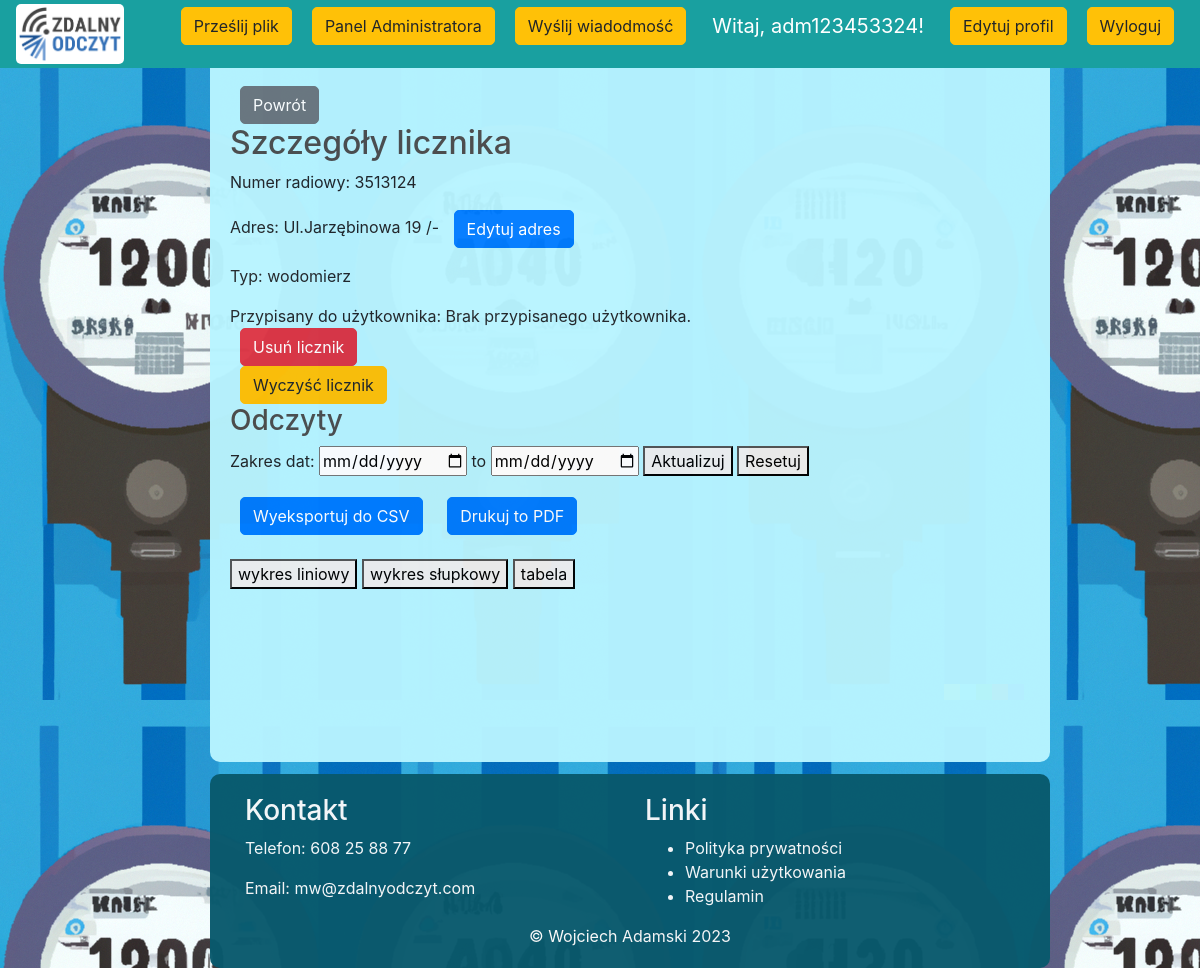
The page /meter_details/4 (signed in) on the database its author committed.
### src/models.py (models this page shows, shortened)
class User(UserMixin, db.Model):
    id = db.Column(db.Integer, primary_key=True)
    email = db.Column(db.String(120), unique=True, index=True)
    password_hash = db.Column(db.String(128))
    is_admin = db.Column(db.Boolean, default=False)
    meters = db.relationship('Meter', backref='user', lazy='dynamic')
    is_active = db.Column(db.Boolean, default=True)
    notes = db.Column(db.Text)
    unread_messages = db.Column(db.Integer, default=0)

class Meter(db.Model):
    id = db.Column(db.Integer, primary_key=True)
    radio_number = db.Column(db.String(64), unique=True, index=True)
    type = db.Column(db.String(64))
    user_id = db.Column(db.Integer, db.ForeignKey('user.id'))
    readings = db.relationship('MeterReading', backref='meter', lazy='dynamic')
    name = db.Column(db.String(100), nullable=True)
    events = db.relationship('Event', backref='meter', lazy=True)
    address_id = db.Column(db.Integer, db.ForeignKey('address.id'))
    address = db.relationship('Address', backref='meter', lazy=True)

class Address(db.Model):
    id = db.Column(db.Integer, primary_key=True)
    city = db.Column(db.String(100), nullable=True)
    street = db.Column(db.String(100), nullable=True)
    building_number = db.Column(db.String(10), nullable=True)
    apartment_number = db.Column(db.String(10), nullable=True)
    postal_code = db.Column(db.String(20), nullable=True)

### src/routes.py (the view)
@main_routes.route('/meter_details/<int:meter_id>', methods=['GET', 'POST'])
@login_required
def meter_details(meter_id):
    meter = Meter.query.get_or_404(meter_id)
    user = meter.user
    events=meter.events
    if current_user != meter.user and not current_user.is_admin:
        flash('Brak uprawnień do wyświetlenia tych szczegółów.', 'danger')
        return redirect(url_for('main_routes.home'))
    readings = MeterReading.query.filter_by(meter_id=meter.id).all()
    readings_list = [{"date": reading.date, "reading": reading.reading} for reading in readings]
    return render_template('meter_details.html', meter=meter, readings=readings_list, user=user,events=events)

### src/models.py (called while the page is built)
@login_manager.user_loader
def load_user(user_id):
    return User.query.get(int(user_id))

### templates/meter_details.html (shortened to what this page needs)
{% extends "base.html" %}
{% block content %}
<button class="btn btn-secondary no-print" onclick="goBack()">Powrót</button>
<h2>Szczegóły licznika</h2>
<p>Numer radiowy: {{ meter.radio_number }}</p>
{% if meter.address %}
    <p>Adres: {% if meter.address.city != None %} {{ meter.address.city }},{% endif %} {% if meter.address.street != None %} Ul.{{ meter.address.street }} {{ meter.address.building_number }} {% if meter.address.apartment_number %} {% if meter.address.apartment_number != None %}/{{ meter.address.apartment_number }}
    {% endif %} {% endif %} {% endif %}
    <button id="add-address-button" class="btn btn-primary no-print">Edytuj adres</button>
    </p>
{% else %}
    <p>Brak przypisanego adresu.
    <button id="add-address-button" class="btn btn-primary no-print">Dodaj adres</button>
    </p>
{% endif %}
<p>Typ: {% if meter.type == "water" %}wodomierz{% elif meter.type == "heat" %}ciepłomierz{% endif %}</p>
    {% if current_user.is_admin %}
<th>Przypisany do użytkownika:</th>
<td>
    {% if meter.user %}
    <a href="{{ url_for('main_routes.user_overview', user_id=user.id) }}">{{ user.email }}</a>
    {% else %}
    Brak przypisanego użytkownika.
    {% endif %}
</td>
       <form method="post" action="{{ url_for('main_routes.delete_meter', meter_id=meter.id) }}">
    <button type="submit" class="btn btn-danger no-print" onclick="return confirm('Czy na pewno chcesz usunąć ten licznik?')">Usuń licznik</button>
</form>
<form method="post" action="{{ url_for('main_routes.clear_readings', meter_id=meter.id) }}">
    <button type="submit" class="btn btn-warning no-print" onclick="return confirm('Czy na pewno chcesz wyczyścić odczyty tego licznika?')">Wyczyść licznik</button>
</form>
{% endif %}
<h3 class="no-print">Odczyty</h3>
<form class="no-print">
    <div class="form-group">
        <label for="start-date">Zakres dat:</label>
        <input type="date" id="start-date"> to <input type="date" id="end-date">
        <button type="button" id="update-chart">Aktualizuj</button>
        <button onClick="window.location.reload();">Resetuj</button>
    </div>
</form>
<button id="export-csv-button" class="btn btn-primary no-print">Wyeksportuj do CSV</button>
<button id="print-pdf-button" class="btn btn-primary no-print" onclick="window.print()">Drukuj to PDF</button>
<br />
<br />
<button id="line-chart-button" onclick="showChart('line')">wykres liniowy</button>
<button id="bar-chart-button" onclick="showChart('bar')">wykres słupkowy</button>
<button id="table-button" onclick="showTable()">tabela</button>
{% endblock %}

### templates/base.html (shortened to what this page needs)
<!DOCTYPE html>
<html>
<head>
    <link rel="stylesheet" href="https://stackpath.bootstrapcdn.com/bootstrap/4.4.1/css/bootstrap.min.css"
>
    <link rel="stylesheet" type="text/css" href="{{ url_for('static', filename='style.css')}}">
</head>
<body>
    <nav class="navbar navbar-fixed-top navbar-expand-lg navbar-dark bg-dark">
    <a class="navbar-brand" href="{{ url_for('main_routes.home') }}"><img src="{{ url_for('static', filename='img/Zdalny_Odczyt_RGB.png') }}" alt="Logo" class="logo">
        </a>
        <div class="collapse navbar-collapse" id="navbarSupportedContent">
            <ul class="navbar-nav mr-auto">
                <li class="nav-item active">
                    <a class="nav-link" href="{{ url_for('main_routes.home') }}">  <span class="sr-only">(current)</span></a>
                </li>
            </ul>
            <div class="form-inline my-2 my-lg-0">
                {% if current_user.is_authenticated %}
                {% if current_user.is_admin %}
                <p><a href="{{ url_for('main_routes.upload_csv') }} " class="btn btn-warning">Prześlij plik</a></p>
                <p><a href="{{ url_for('main_routes.admin_panel') }} " class="btn btn-warning">Panel Administratora</a></p>
                    <p><a href="{{ url_for('main_routes.messages') }}" class="btn btn-warning">Wyślij wiadodmość</a></p>
                {% endif %}
                    <p class="navbar-brand">Witaj, {{ current_user.email.split('@')[0] }}!</p>
                    <p><a href="{{ url_for('main_routes.edit_account') }}" class="btn btn-warning">Edytuj profil</a></p>
                    <p><a href="{{ url_for('main_routes.logout') }} " class="btn btn-warning">Wyloguj</a></p>
                {% else %}
                    <a href="{{ url_for('main_routes.login') }}" class="btn btn-warning">Login</a>
                {% endif %}
            </div>
        </div>
</nav>
<div class="center-box">
    <br>
    {% block content %}
    {% endblock content %}
</div>
<footer class="footer no-print">
    <div class="container">
        <div class="row">
            <div class="col-md-6">
                <h3 style="color: #f9f9f9">Kontakt</h3>
                <p style="color: #f9f9f9">Telefon: 608 25 88 77</p>
                <p style="color: #f9f9f9">Email: mw@zdalnyodczyt.com</p>
            </div>
            <div class="col-md-6">
                <h3 style="color: #f9f9f9">Linki</h3>
                <ul>
                    <li style="color: #f9f9f9"><a href="#" style="color: #f9f9f9">Polityka prywatności</a></li>
                    <li style="color: #f9f9f9"><a href="#" style="color: #f9f9f9">Warunki użytkowania</a></li>
                    <li style="color: #f9f9f9"><a href="#" style="color: #f9f9f9">Regulamin</a></li>
                </ul>
            </div>
        </div>
    </div>
    <center style="color: #f9f9f9">&#169 Wojciech Adamski   2023</center>
</footer>
</body>
</html>

### static/style.css (style rules this page uses)
body { background-image: url('img/background.png'); background-attachment: fixed; }
h1,h2,h3,h4,h5,h6 { color:hsl(0, 0%, 30%); }
.bg-dark { background-color: #19a0a0 !important; }
.btn { border-radius: 5px; margin-inline: 10px; }
.center-box { margin-left: 17.5%; background-color:hsl(189, 100%, 86%) ; border-radius: 10px; opacity: 0.97; width: 70%; align-items: center; height: 100%; min-height: 720px; padding: 20px; margin-top: 3.5%; }
.footer { margin-left: 17.5%; background-color: hsl(192, 85%, 23%); border-radius: 10px; opacity: 0.97; width: 70%; align-items: center; padding: 20px; margin-top: 1%; }
.navbar { z-index: 10000; position: fixed; top: 0px; width: 100%; height: 7%; }
.logo { max-width: 150px; max-height: 60px; margin-right: 10px; border-radius: 5px; background-color: #ffffff; }

### rows shown on the page
User: email "adm123453324"
Meter: radio_number "3513124"
Address: address.street "Jarzębinowa", address.building_number "19", address.apartment_number "-"
